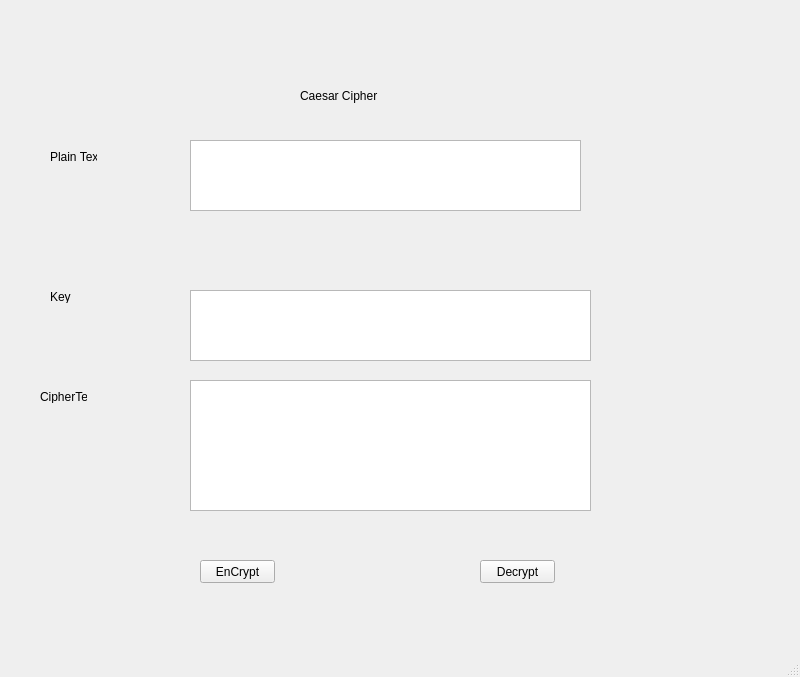
<?xml version="1.0" encoding="UTF-8"?>
<ui version="4.0">
 <class>MainWindow</class>
 <widget class="QMainWindow" name="MainWindow">
  <property name="geometry">
   <rect>
    <x>0</x>
    <y>0</y>
    <width>800</width>
    <height>677</height>
   </rect>
  </property>
  <property name="windowTitle">
   <string>MainWindow</string>
  </property>
  <widget class="QWidget" name="centralwidget">
   <widget class="QTextEdit" name="textEdit">
    <property name="geometry">
     <rect>
      <x>190</x>
      <y>140</y>
      <width>391</width>
      <height>71</height>
     </rect>
    </property>
   </widget>
   <widget class="QPlainTextEdit" name="plainTextEdit">
    <property name="geometry">
     <rect>
      <x>190</x>
      <y>290</y>
      <width>401</width>
      <height>71</height>
     </rect>
    </property>
   </widget>
   <widget class="QLabel" name="label">
    <property name="geometry">
     <rect>
      <x>300</x>
      <y>60</y>
      <width>151</width>
      <height>71</height>
     </rect>
    </property>
    <property name="text">
     <string>Caesar Cipher</string>
    </property>
   </widget>
   <widget class="QLabel" name="label_2">
    <property name="geometry">
     <rect>
      <x>50</x>
      <y>150</y>
      <width>47</width>
      <height>13</height>
     </rect>
    </property>
    <property name="text">
     <string>Plain Text:</string>
    </property>
   </widget>
   <widget class="QLabel" name="label_3">
    <property name="geometry">
     <rect>
      <x>50</x>
      <y>290</y>
      <width>47</width>
      <height>13</height>
     </rect>
    </property>
    <property name="text">
     <string>Key</string>
    </property>
   </widget>
   <widget class="QLabel" name="label_4">
    <property name="geometry">
     <rect>
      <x>40</x>
      <y>390</y>
      <width>47</width>
      <height>13</height>
     </rect>
    </property>
    <property name="text">
     <string>CipherText</string>
    </property>
   </widget>
   <widget class="QTextBrowser" name="textBrowser">
    <property name="geometry">
     <rect>
      <x>190</x>
      <y>380</y>
      <width>401</width>
      <height>131</height>
     </rect>
    </property>
   </widget>
   <widget class="QPushButton" name="pushButton">
    <property name="geometry">
     <rect>
      <x>200</x>
      <y>560</y>
      <width>75</width>
      <height>23</height>
     </rect>
    </property>
    <property name="text">
     <string>EnCrypt</string>
    </property>
   </widget>
   <widget class="QPushButton" name="pushButton_2">
    <property name="geometry">
     <rect>
      <x>480</x>
      <y>560</y>
      <width>75</width>
      <height>23</height>
     </rect>
    </property>
    <property name="text">
     <string>Decrypt</string>
    </property>
   </widget>
  </widget>
  <widget class="QMenuBar" name="menubar">
   <property name="geometry">
    <rect>
     <x>0</x>
     <y>0</y>
     <width>800</width>
     <height>21</height>
    </rect>
   </property>
  </widget>
  <widget class="QStatusBar" name="statusbar"/>
 </widget>
 <resources/>
 <connections/>
</ui>
